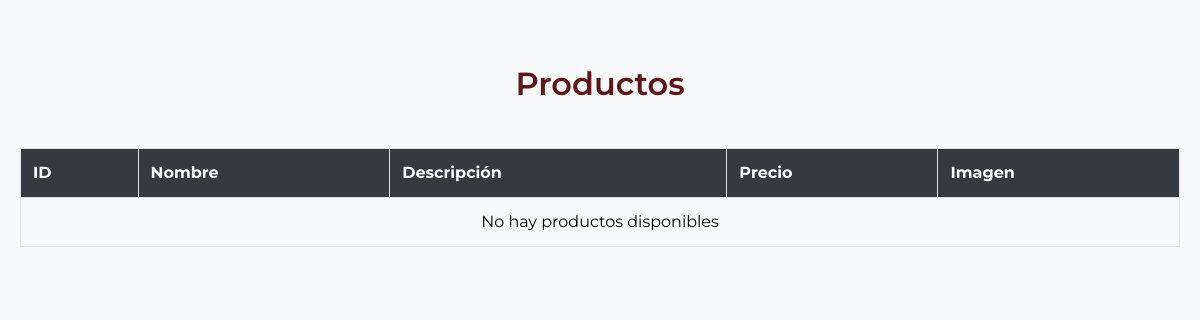
Before: /prueba.php with the older database file.
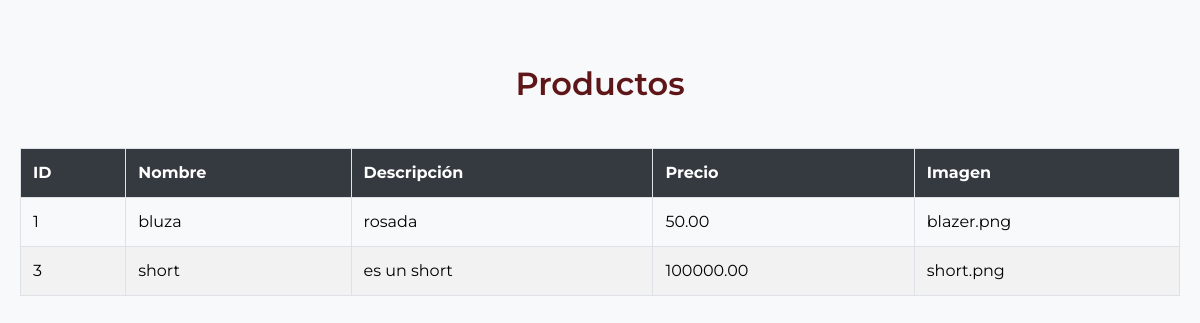
After: the same page with the newer database file.
### tables this page shows
CREATE TABLE `productos` (
  `id` int(11) NOT NULL,
  `nombre` varchar(255) NOT NULL,
  `descripcion` text DEFAULT NULL,
  `precio` decimal(10,2) DEFAULT NULL,
  `imagen` varchar(255) DEFAULT NULL,
  `cantidad` int(255) NOT NULL
);

### prueba.php (the view, shortened to what this page needs)
<?php
require 'connect.php';
$query = "SELECT * FROM productos";
$result = $conn->query($query);
$productos = [];
while ($row = $result->fetch_assoc()) {
    $productos[] = $row;
}
?>
<!DOCTYPE html>
<html lang="en">
<head>
    <script src="https://cdn.tailwindcss.com"></script>
</head>
<body>
    <h1 class="text-center my-10 text-[2rem] text-[rgb(95,22,24)] font-[600]">Productos</h1>
    <table>
        <thead>
            <tr>
                <th>ID</th>
                <th>Nombre</th>
                <th>Descripción</th>
                <th>Precio</th>
                <th>Imagen</th>
            </tr>
        </thead>
        <tbody>
            <?php if (!empty($productos)): ?>
                <?php foreach ($productos as $producto): ?>
                    <tr>
                        <td><?php echo htmlspecialchars($producto['id']); ?></td>
                        <td><?php echo htmlspecialchars($producto['nombre']); ?></td>
                        <td><?php echo htmlspecialchars($producto['descripcion']); ?></td>
                        <td><?php echo htmlspecialchars($producto['precio']); ?></td>
                        <td><?php echo htmlspecialchars($producto['imagen']); ?></td>
                    </tr>
                <?php endforeach; ?>
            <?php else: ?>
                <tr>
                    <td colspan="5" class="text-center">No hay productos disponibles</td>
                </tr>
            <?php endif; ?>
        </tbody>
    </table>
</body>
</html>

### prueba.php (style rules this page uses)
* { font-family: "Montserrat", sans-serif; }
body { background-color: #f8f9fa; padding: 20px; }
table { width: 100%; border-collapse: collapse; }
th, td { padding: 12px; border: 1px solid #dee2e6; text-align: left; }
th { background-color: #343a40; color: white; }
tr:nth-child(even) { background-color: #f2f2f2; }

Changed rows visible on the page:
added productos: id "1", nombre "bluza", descripcion "rosada", precio "50.00", imagen "blazer.png"
added productos: id "3", nombre "short", descripcion "es un short", precio "100000.00", imagen "short.png"
Other visible differences:
text no longer shown: "No hay productos disponibles"
